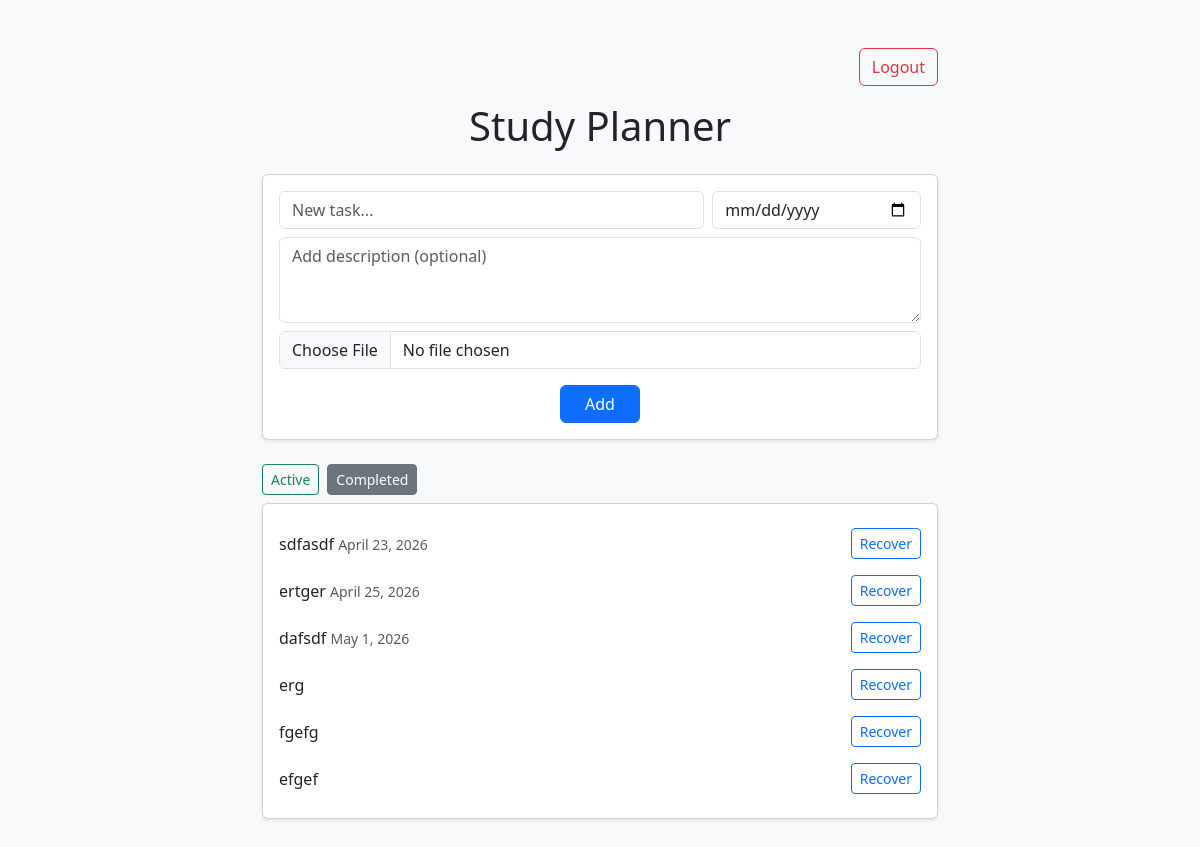
/?filter=completed (signed in), run on an earlier commit of the app's database.
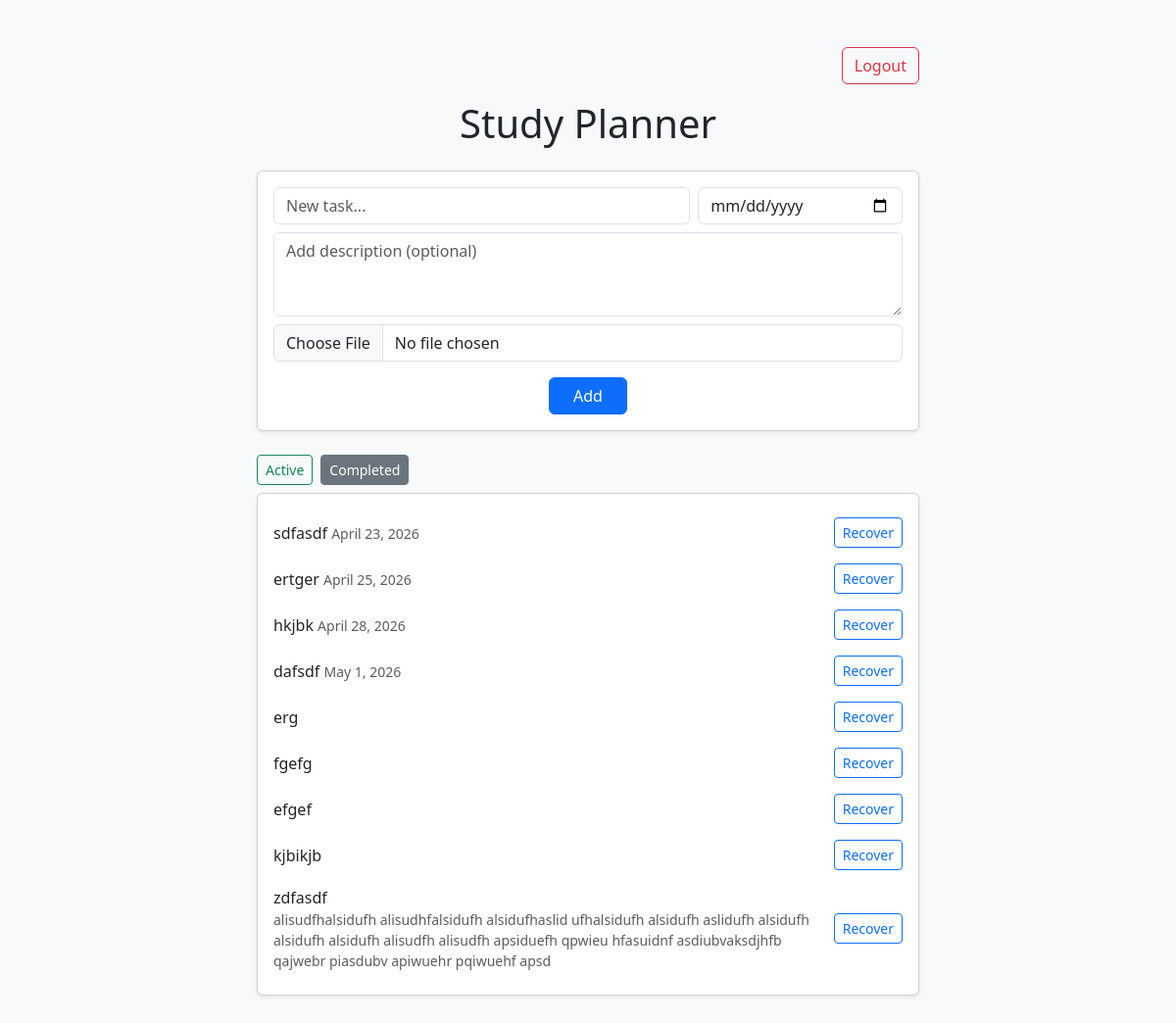
And on a later commit of the database.
### tasks/models.py (models this page shows, shortened)
class Task(models.Model):
    user = models.ForeignKey(User, on_delete=models.CASCADE)
    title = models.CharField(max_length=200)
    description = models.TextField(blank=True, null=True)
    image_url = models.URLField(blank=True, null=True)
    completed = models.BooleanField(default=False)
    due_date = models.DateField(null=True, blank=True)

### tasks/views.py (the view, shortened to what this page needs)
# urls.py: 2. Add a URL to urlpatterns:  path('', views.home, name='home')
@login_required(login_url='/login/')
def home(request):
    tasks = Task.objects.filter(user=request.user)
    filter_type = request.GET.get("filter", "active")
    if filter_type == "completed":
        tasks = Task.objects.filter(completed=True)
    else:
        tasks = Task.objects.filter(completed=False)
    tasks = sorted(
        tasks,
        key=lambda task: (
            task.completed,
            0 if task.due_date and task.due_date < today else
            1 if task.due_date == today else
            2 if task.due_date else
            3,
            task.due_date or today
        )
    )
    return render(request, "tasks/home.html", {
        "tasks": tasks,
        "today": today,
        "current_filter": filter_type
    })

### tasks/templates/tasks/home.html (shortened to what this page needs)
<!DOCTYPE html>
<html>
<head>
    <link href="https://cdn.jsdelivr.net/npm/bootstrap@5.3.0/dist/css/bootstrap.min.css" rel="stylesheet">
</head>
<body class="bg-light pb-5">
<div class="container mt-5" style="max-width: 700px;">
    <div class="d-flex justify-content-end mb-3">
        <form action="/logout/" method="POST" style="display:inline;">
            <button type="submit" class="btn btn-outline-danger">Logout</button>
        </form>
    </div>
    <h1 class="text-center mb-4">Study Planner</h1>
    <div class="card p-3 mb-4 shadow-sm">
        <form method="POST" enctype="multipart/form-data">
            <div class = "row g-2">
                <div class="col-8">
                    <input type="text" name="title" class="form-control" placeholder="New task..." required>
                </div>
                <div class="col-4">
                    <input type="date" name="due_date" class="form-control">
                </div>
                <div class="col-12">
                    <textarea
                        name="description"
                        class="form-control"
                        placeholder="Add description (optional)"
                        rows="3"
                    ></textarea>
                </div>
                <div class="col-12">
                    <input
                        type="file"
                        name="image"
                        class="form-control"
                        accept="image/*"
                    >
                </div>
                <div class="col-12 d-flex justify-content-center mt-3">
                    <button type="submit" class="btn btn-primary px-4">
                    Add
                    </button>
                </div>
            </div>
        </form>
    </div>
    <div class="d-flex justify-content-left gap-2 mb-2">
        <a href="/?filter=active"
            class="btn btn-sm {% if current_filter == 'active' %}btn-success{% else %}btn-outline-success{% endif %}">
                Active
        </a>
        <a href="/?filter=completed"
            class="btn btn-sm {% if current_filter == 'completed' %}btn-secondary{% else %}btn-outline-secondary{% endif %}">
                Completed
        </a>
    </div>
    <div class="card p-3 shadow-sm">
        {% for task in tasks %}
        <div class="d-flex justify-content-between align-items-center py-2">
            <div>
                {% if task.completed %}
                    <span>
                        {{ task.title }}
                    </span>
                {% elif task.due_date and task.due_date < today %}
                    <span class="text-danger fw-bold">
                        {{ task.title }} (Overdue)
                    </span>
                {% elif task.due_date and task.due_date == today %}
                    <span class="text-warning fw-bold">
                        {{ task.title }} (Due Today)
                    </span>
                {% else %}
                    <span>{{ task.title }}</span>
                {% endif %}
                {% if task.description %}
                    <div class="text-muted small">
                        {{ task.description }}
                    </div>
                {% endif %}
                {% if task.due_date %}
                    <small class="text-muted">
                        {{ task.due_date }}
                    </small>
                {% endif %}
            </div>
            <div class="d-flex gap-2">
                {% if current_filter == "completed" %}
                    <a href="{% url 'recover' task.id %}" class="btn btn-outline-primary btn-sm ms-3">
                        Recover
                    </a>
                {% else %}
                    <a href="{% url 'complete' task.id %}" class="btn btn-outline-success btn-sm ms-3">✔</a>
                    <a href="{% url 'edit' task.id %}" class="btn btn-outline-warning btn-sm">Edit</a>
                    <a href="{% url 'delete' task.id %}" class="btn btn-outline-danger btn-sm">✖</a>
                {% endif %}
            </div>
        </div>
        {% empty %}
            <p class="text-center text-muted">No tasks yet</p>
        {% endfor %}
    </div>
</div>
</body>
</html>

What changed in the data, as far as the page shows it:
now on this page (row edited): Task: title "hkjbk", due_date "April 28, 2026"
added Task: title "kjbikjb"
added Task: title "zdfasdf", description "alisudfhalsidufh alisudhfalsidufh alsidufhaslid ufhalsidufh alsidufh aslidufh alsidufh alsidufh alsidufh alisudfh alisudfh apsiduefh qpwieu hfasuidnf asdiubvaksdjhfb qajwebr piasdubv apiwuehr pqiwuehf apsd"
